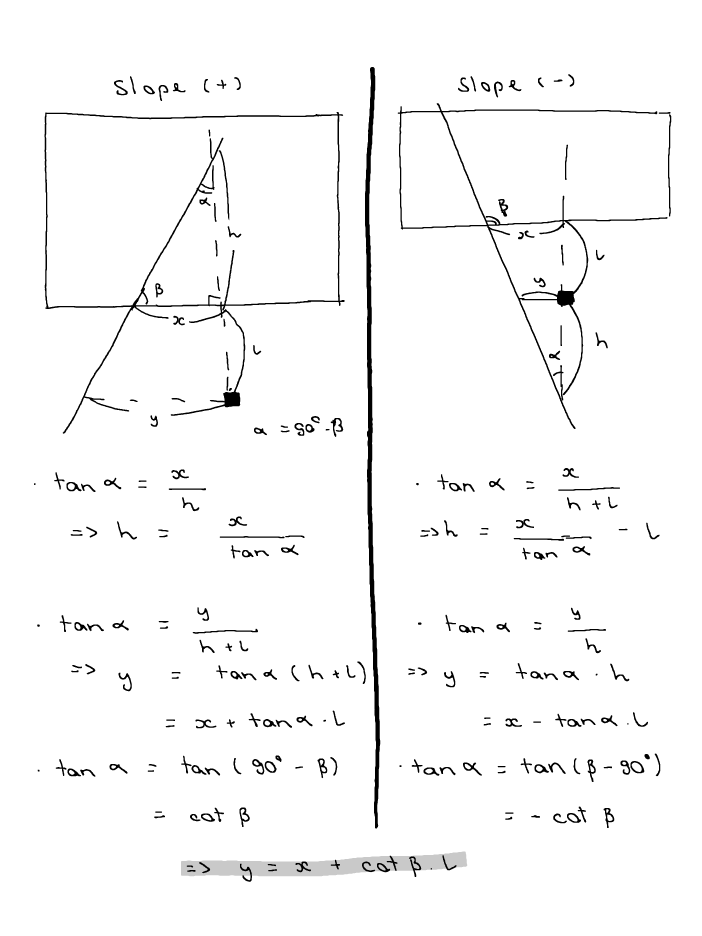
#> input picture img/2.png, 2808 x 3744 px (shown at 1/4 size); its folder holds only this picture in this run
$ python -i Sourcepoints.py   (imports and definitions only)
#> lines starting #> are read from the running program, lines starting #| are printed output that depends on the picture; after the words box and inside, x2 and y2 are one past the last pixel; in counts of white or black regions, pixels touching at a corner belong together
### utils/Helpers.py
import cv2 as cv
import numpy as np
import math

# [25 lines left out: function draw_lane, not called in this run]

def draw_line(img, lines, color = [255, 0, 255], thickness = 2):
    """
    Draw the lane directly on top of the input image given lines

    Params:
        img (np.ndarray): input image
        lines (np.ndarray): list of coordinates of the lines in array [left-top, left-bot, right-bot, right-top]
        thickness (int): thickness of the drawing line
        color ([int, int, int]): color or the drawing line, in RGB color map

    Returns:
        lane_img (np.ndarray): image that has been drawn onto
    """
    # Deep copy the input img
    lane_img = img.copy()

    if lines is not None:
        for line in lines:
            for x1, y1, x2, y2 in line:
                cv.line(lane_img, (x1, y1), (x2, y2), color, thickness)

    return lane_img

# [49 lines left out: functions scale_abs, peak, px_to_mm, not called in this run]

### utils/Sourcepoints.py
import cv2 as cv
import numpy as np
from utils.Helpers import draw_line, peak

def thresholding(frame) -> np.ndarray:
    """"""
    # Convert to HSB
    hls = cv.cvtColor(frame, cv.COLOR_RGB2HLS)
    lightness = hls[:, :, 1]

    # Use global threshold based on grayscale intensity.
    threshold = cv.inRange(lightness, 200, 255)

    return threshold


def edge_filter(frame) -> np.ndarray:
    """"""
    # Smooth with a Gaussian blur.
    kernel_size = 5
    blur_img = cv.GaussianBlur(frame, (kernel_size, kernel_size), 0)

    # Perform Edge Detection.
    low_threshold = 60
    high_threshold = 80
    canny_img = cv.Canny(blur_img, low_threshold, high_threshold)

    return canny_img


def houghing(frame, **kwargs):
    """"""
    # Get optional arguments
    rho = kwargs.get("rho", 1)
    theta = kwargs.get("theta", np.pi / 180)
    threshold = kwargs.get("threshold", 50)
    min_len = kwargs.get("min_len", 10)
    max_gap = kwargs.get("max_gap", 50)

    lines = cv.HoughLinesP(frame, rho, theta, threshold, minLineLength = min_len, maxLineGap = max_gap)

    return lines


def extrapolate_lines(lines, upper_border, lower_border):
    """
    Extrapolate lines keeping in mind the lower and upper border intersections.
    """
    slopes = np.array([])
    consts = np.array([])

    if lines is not None:
        for x1, y1, x2, y2 in lines:
            slope = (y1 - y2) / (x1 - x2) if (x1 - x2) != 0 else 0
            slopes = np.append(slopes, slope)
            c = y1 - slope * x1
            consts = np.append(consts, c)

    avg_slope = np.average(slopes)
    avg_consts = np.average(consts)

    # Calculate average intersection at lower_border.
    x_lane_lower_point = int((lower_border - avg_consts) / avg_slope)

    # Calculate average intersection at upper_border.
    x_lane_upper_point = int((upper_border - avg_consts) / avg_slope)

    return [x_lane_lower_point, lower_border, x_lane_upper_point, upper_border]


def extract_lanes(frame, lines):
    # Define bounds of the region of interest.
    roi_upper_border = 0
    roi_lower_border = frame.shape[0]

    # Use above defined function to identify lists of left-sided and right-sided lines.
    lines_left, lines_right = separate_left_right_lines(lines)

    # Extrapolate the lists of lines into recognized lane
    lane_left = extrapolate_lines(lines_left, roi_upper_border, roi_lower_border)
    lane_right = extrapolate_lines(lines_right, roi_upper_border, roi_lower_border)

    return lane_left, lane_right


def separate_left_right_lines(lines) -> (list, list):
    """
    Separate left and right lines depending on the slope.
    """
    left_lines = []
    right_lines = []
    if lines is not None:
        for line in lines:
            for x1, y1, x2, y2 in line:
                if y1 > y2: # Negative slope = left lane.
                    left_lines.append([x1, y1, x2, y2])
                elif y1 < y2: # Positive slope = right lane.
                    right_lines.append([x1, y1, x2, y2])
    return left_lines, right_lines


# [126 lines left out: functions index_frame, sliding_window, return_windows, return_windows_points, calc_diff, is_next, not called in this run]


def return_src_pts(frame) -> np.ndarray:
    """
    Return the source points for detected lane.
    The lanes are detected using Houghline and Canny edge detection algorithm.

    Params:
        frame(np.ndarray): frame to find source points

    Returns:
        (np.ndarray): this frame's source points (left-top, left-bottom, right-bottom, right-top)
    """
    # Threshold
    thresholded = thresholding(frame)

    # Filter
    filtered = edge_filter(thresholded)

    # Hough transform
    lines = houghing(filtered)

    # Draw all lines found onto a new image.
    hough_lines = draw_line(frame, lines)

    # Extract left and right lane
    lane_left, lane_right = extract_lanes(filtered, lines)

    # Left-top, left-bottom, right-bottom, right-top
    source_points = np.array([lane_left[2:], lane_left[0:2], lane_right[0:2], lane_right[2:]], np.float32)

    return source_points


# [44 lines left out: function next_src_pts, not called in this run]

>>> import cv2
>>> picture = cv2.cvtColor(cv2.imread('../img/2.png'), cv2.COLOR_BGR2RGB)
#> picture is the input picture: shape (3744, 2808, 3); min 0, max 255, mean 248.3
>>> result = return_src_pts(picture)
#> in thresholding, `hls = cv.cvtColor(frame, cv.COLOR_RGB2HLS)`: hls: shape (3744, 2808, 3); mean of channels 0, 1, 2 0, 248.3, 0
#> in thresholding, `threshold = cv.inRange(lightness, 200, 255)`:
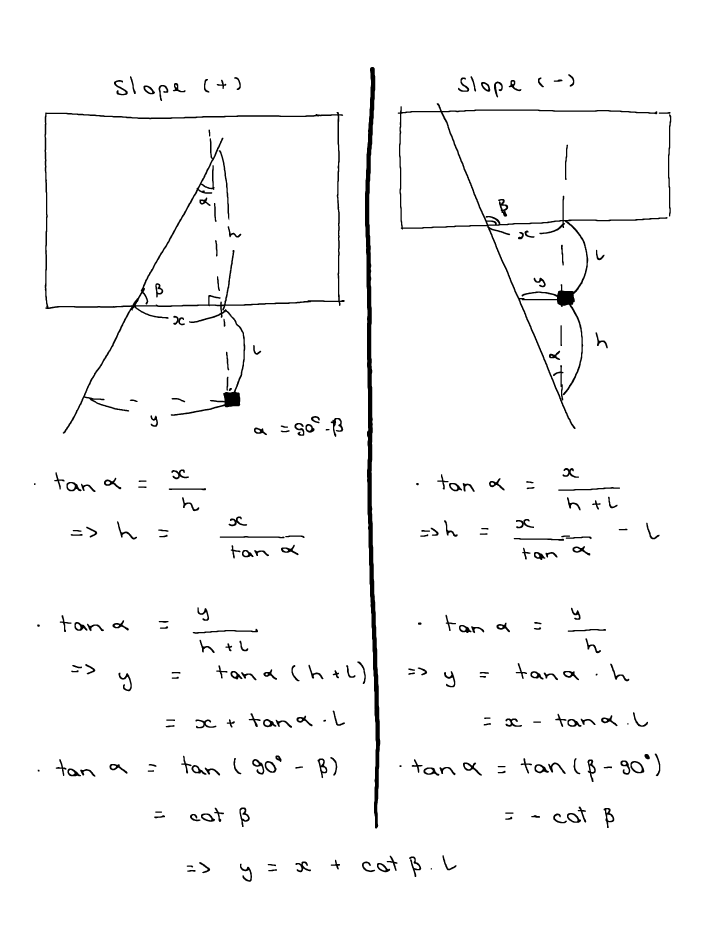
#> threshold: shape (3744, 2808) (shown at 1/4 size); 97.5% white; 237 black regions, largest, box (x1, y1, x2, y2) and area: (1460, 268, 1521, 3314) 52288, (178, 448, 1379, 1735) 45912, (1591, 413, 2670, 1716) 35949
#> in edge_filter, `canny_img = cv.Canny(blur_img, low_threshold, high_threshold)`:
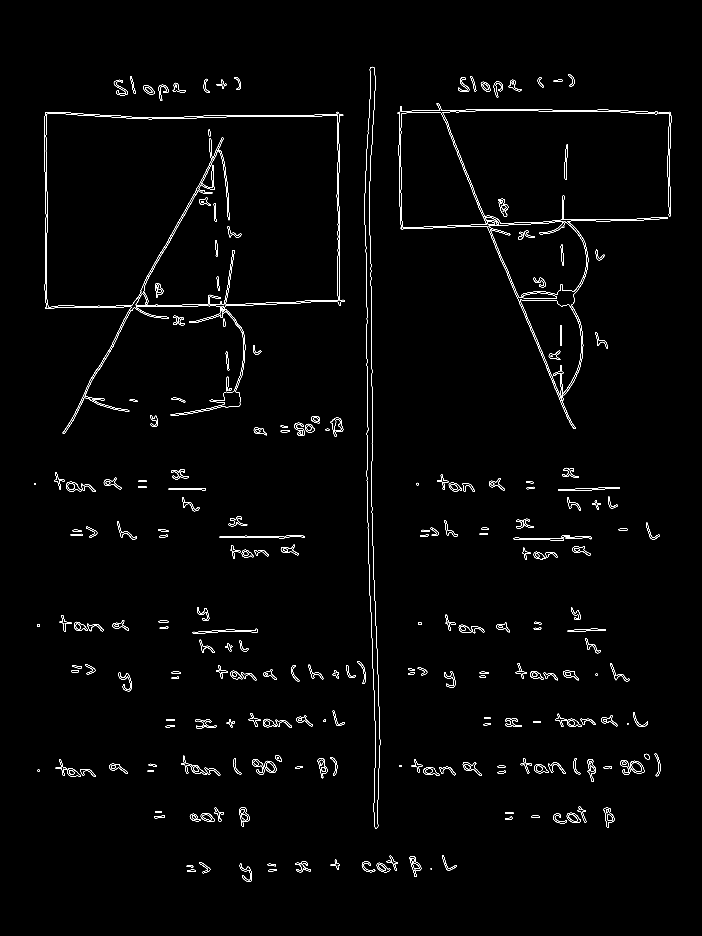
#> canny_img: shape (3744, 2808) (shown at 1/4 size); 0.74% white in thin lines or dots, all inside (x1, y1, x2, y2) = (136, 267, 2685, 3527)
#> in houghing, `lines = cv.HoughLinesP(frame, rho, theta, threshold, minLineLength = m..`: lines = 1217 rows, first 6: [1591, 450, 1861, 446], [2280, 1675, 2297, 1715], [1485, 2454, 1503, 2985], [1500, 2404, 1510, 2691], [1960, 920, 2217, 1526], [490, 470, 594, 469]
#> the loop in draw_line, `for line in lines:` made 1217 passes
#> after the loop in draw_line, `for line in lines:`:
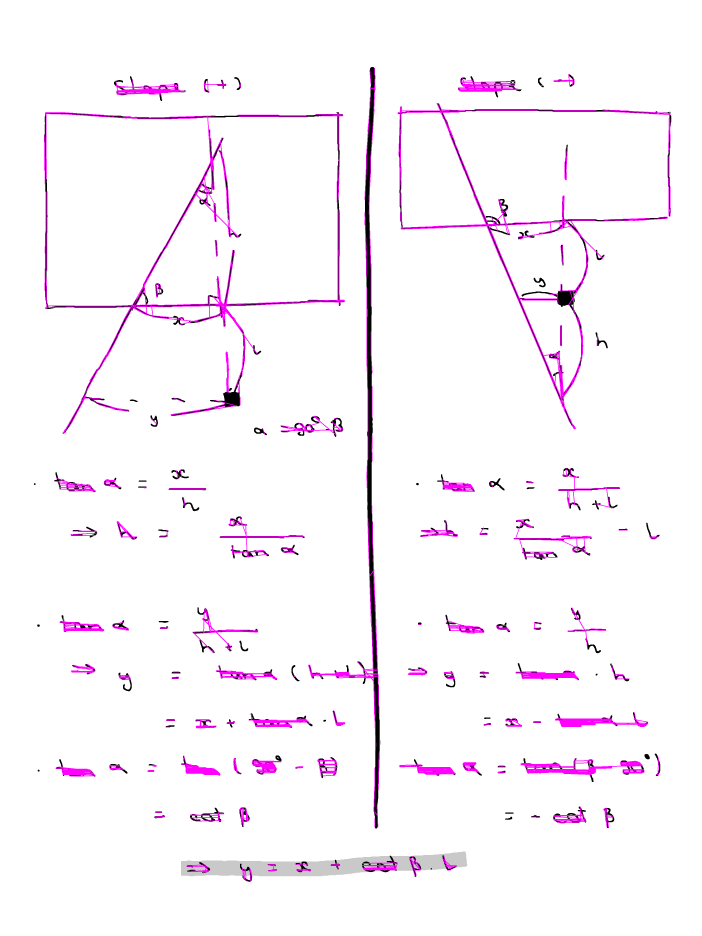
#> lane_img: shape (3744, 2808, 3) (shown at 1/4 size); mean R, G, B 251.2, 245, 251.2
#> the loop in separate_left_right_lines, `for line in lines:` made 1217 passes
#> after the loop in separate_left_right_lines, `for line in lines:`: left_lines = 408 items, first 6: [1591, 450, 1861, 446], [490, 470, 594, 469], [251, 1733, 260, 1717], [347, 1549, 385, 1480], [1488, 1666, 1488, 1546], [1486, 2021, 1486, 1851]; right_lines = 423 items, first 6: [2280, 1675, 2297, 1715], [1485, 2454, 1503, 2985], [1500, 2404, 1510, 2691], [1960, 920, 2217, 1526], [1894, 779, 2209, 1522], [1898, 771, 2194, 1470]
#> in extract_lanes, `lines_left, lines_right = separate_left_right_lines(lines)`: lines_left has the same summary as left_lines in separate_left_right_lines; lines_right has the same summary as right_lines in separate_left_right_lines
#> the loop in extrapolate_lines, `for x1, y1, x2, y2 in lines:` made 408 passes
#> (x1, y1, x2, y2, slope, c) on passes 10 to 12: (2388, 445, 2430, 444, -0.0238, 501.9), (1927, 904, 2136, 894, -0.0478, 996.2), (1484, 1222, 1484, 1056, 0, 1222)
#> after the loop in extrapolate_lines, `for x1, y1, x2, y2 in lines:`: consts = 408 values, max 192606 at index 308, min 296 at index 305, mean 8258.8; slopes = 408 values, max 0 at index 4, min -75 at index 155, mean -4.07
#> in extrapolate_lines, `avg_slope = np.average(slopes)`: avg_slope = -4.07
#> in extrapolate_lines, `avg_consts = np.average(consts)`: avg_consts = 8258.8
#> in extrapolate_lines, `x_lane_lower_point = int((lower_border - avg_consts) / avg_slope)`: x_lane_lower_point = 1108
#> in extrapolate_lines, `x_lane_upper_point = int((upper_border - avg_consts) / avg_slope)`: x_lane_upper_point = 2027
#> in extract_lanes, `lane_left = extrapolate_lines(lines_left, roi_upper_border, roi_lower_..`: lane_left = [1108, 3744, 2027, 0]
#> the loop in extrapolate_lines (call 2), `for x1, y1, x2, y2 in lines:` made 423 passes
#> (x1, y1, x2, y2, slope, c) on passes 11 to 13: (1159, 2141, 1210, 2142, 0.0196, 2118.3), (1605, 823, 1607, 917, 47, -74612), (878, 1154, 882, 1208, 13.5, -10699)
#> in extract_lanes, `lane_right = extrapolate_lines(lines_right, roi_upper_border, roi_lowe..`: lane_right = [1561, 3744, 1133, 0]
#> in return_src_pts, `lane_left, lane_right = extract_lanes(filtered, lines)`: lane_left = [1108, 3744, 2027, 0]; lane_right = [1561, 3744, 1133, 0]
#> in return_src_pts, `source_points = np.array([lane_left[2:], lane_left[0:2], lane_right[0:..`: source_points = [[2027, 0], [1108, 3744], [1561, 3744], [1133, 0]]
#> result = [[2027, 0], [1108, 3744], [1561, 3744], [1133, 0]]

$ run again, on img/3.png
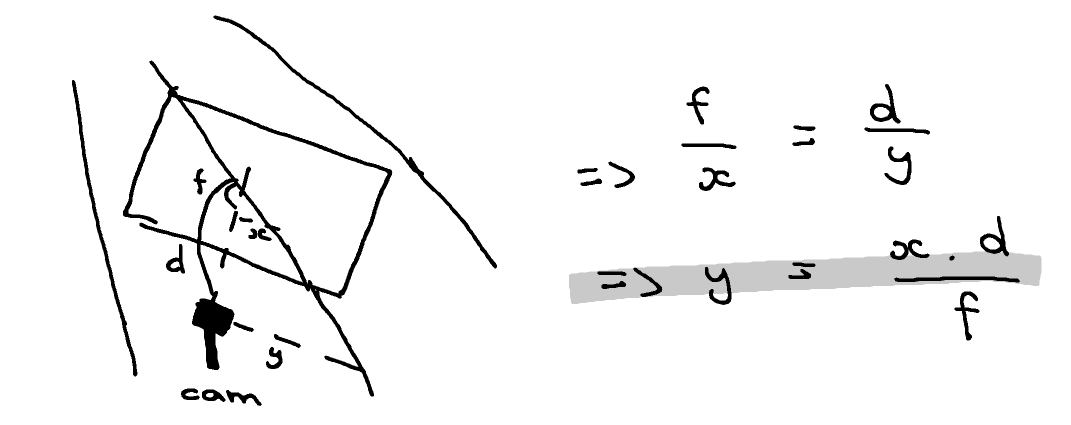
#> input picture img/3.png, 2142 x 849 px (shown at 1/2 size)
#> picture is the input picture: shape (849, 2142, 3); min 0, max 255, mean 244.7
#> hls: shape (849, 2142, 3); mean of channels 0, 1, 2 0, 244.7, 0
#> threshold: shape (849, 2142); 96.5% white; 37 black regions, largest, box (x1, y1, x2, y2) and area: (246, 121, 785, 793) 28019, (427, 31, 994, 537) 5696, (144, 160, 275, 753) 4440
#> in edge_filter, `canny_img = cv.Canny(blur_img, low_threshold, high_threshold)`:
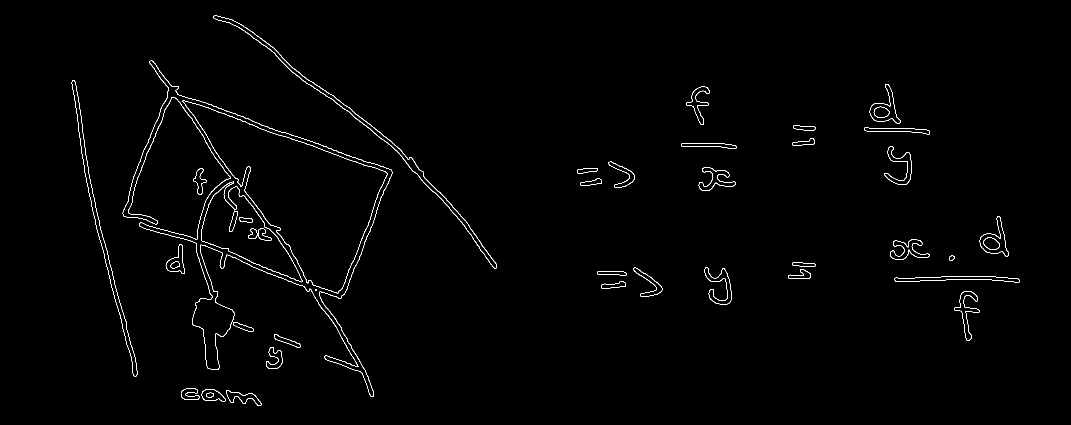
#> canny_img: shape (849, 2142) (shown at 1/2 size); 0.93% white in thin lines or dots, all inside (x1, y1, x2, y2) = (143, 31, 2040, 812)
#> in houghing, `lines = cv.HoughLinesP(frame, rho, theta, threshold, minLineLength = m..`: lines = 147 rows, first 6: [337, 180, 502, 240], [300, 128, 591, 515], [661, 188, 823, 315], [393, 254, 541, 450], [690, 218, 847, 345], [568, 272, 783, 350]
#> the loop in draw_line, `for line in lines:` made 147 passes
#> after the loop in draw_line, `for line in lines:`:
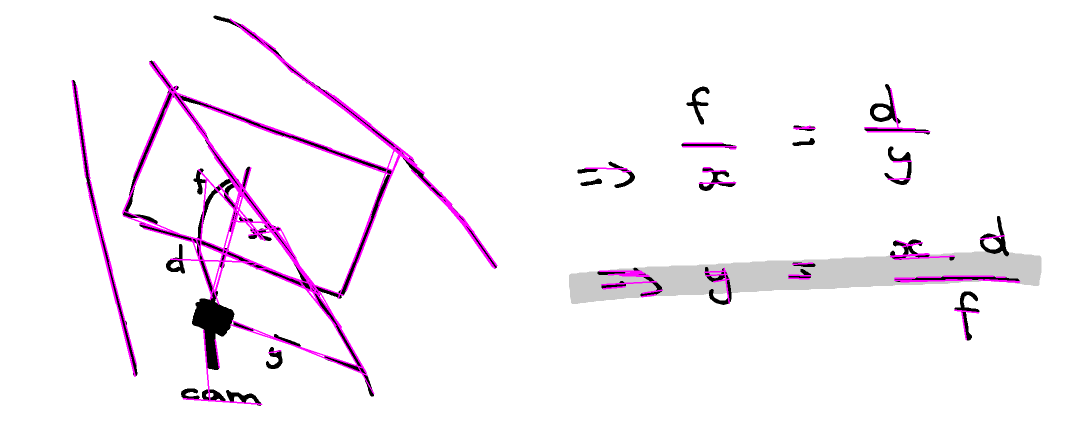
#> lane_img: shape (849, 2142, 3) (shown at 1/2 size); 2.27% of pixels changed, all inside (x1, y1, x2, y2) = (143, 37, 2041, 810)
#> the loop in separate_left_right_lines, `for line in lines:` made 147 passes
#> after the loop in separate_left_right_lines, `for line in lines:`: left_lines = 41 items, first 6: [245, 425, 352, 172], [1801, 563, 1943, 559], [707, 522, 791, 291], [267, 352, 343, 172], [692, 581, 801, 299], [1206, 577, 1250, 573]; right_lines = 92 items, first 6: [337, 180, 502, 240], [300, 128, 591, 515], [661, 188, 823, 315], [393, 254, 541, 450], [690, 218, 847, 345], [568, 272, 783, 350]
#> lines_left has the same summary as left_lines in separate_left_right_lines; lines_right has the same summary as right_lines in separate_left_right_lines
#> the loop in extrapolate_lines, `for x1, y1, x2, y2 in lines:` made 41 passes
#> (x1, y1, x2, y2, slope, c) on passes 9 to 16: (430, 582, 501, 335, -3.48, 2077.9), (462, 463, 491, 340, -4.24, 2422.5), (1781, 512, 1856, 507, -0.0667, 630.7), (757, 408, 803, 303, -2.28, 2135.9), (1398, 366, 1471, 365, -0.0137, 385.2), (1789, 518, 1908, 512, -0.0504, 608.2), (420, 599, 481, 372, -3.72, 2162), (1412, 551, 1454, 548, -0.0714, 651.9)
#> after the loop in extrapolate_lines, `for x1, y1, x2, y2 in lines:`: consts = 41 values, max 4980.3 at index 26, min 372.6 at index 39, mean 1116.7; slopes = 41 values, max -0.0137 at index 12, min -11.21 at index 26, mean -1.24
#> avg_slope = -1.24
#> avg_consts = 1116.7
#> x_lane_lower_point = 215
#> x_lane_upper_point = 898
#> in extract_lanes, `lane_left = extrapolate_lines(lines_left, roi_upper_border, roi_lower_..`: lane_left = [215, 849, 898, 0]
#> the loop in extrapolate_lines (call 2), `for x1, y1, x2, y2 in lines:` made 92 passes
#> (x1, y1, x2, y2, slope, c) on passes 10 to 17: (1577, 556, 1618, 557, 0.0244, 517.5), (246, 421, 359, 468, 0.416, 318.7), (823, 340, 947, 464, 1, -483), (218, 524, 272, 728, 3.78, -299.6), (401, 210, 565, 272, 0.378, 58.4), (144, 161, 171, 354, 7.15, -868.3), (449, 342, 638, 585, 1.29, -235.3), (394, 476, 598, 562, 0.422, 309.9)
#> in extract_lanes, `lane_right = extrapolate_lines(lines_right, roi_upper_border, roi_lowe..`: lane_right = [893, 849, 333, 0]
#> in return_src_pts, `lane_left, lane_right = extract_lanes(filtered, lines)`: lane_left = [215, 849, 898, 0]; lane_right = [893, 849, 333, 0]
#> source_points = [[898, 0], [215, 849], [893, 849], [333, 0]]
